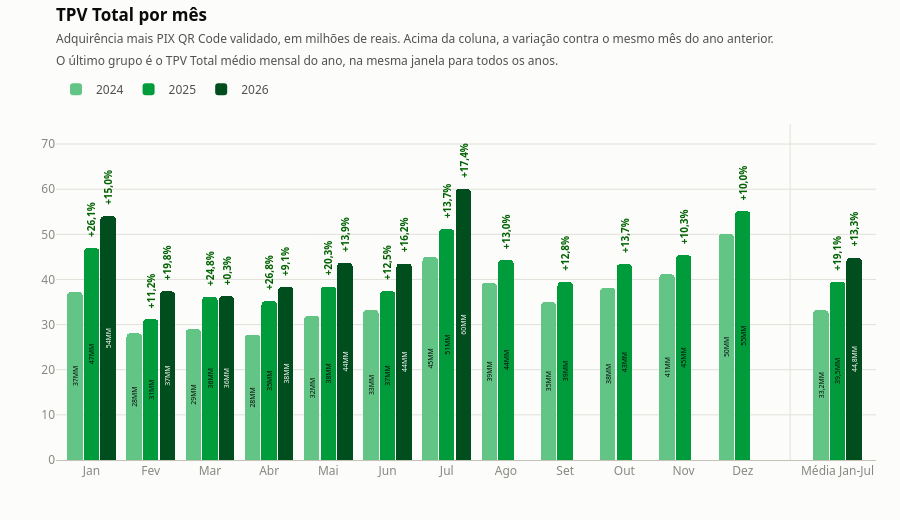

Notebook cell for this chart:
### Markdown cell above
## 5. Analises de TPV

### 5.1 Evolucao mensal do TPV Total

### Code cell
# =============================================================================
# 5. ANALISES DE TPV
# =============================================================================
# 5.1 Evolucao mensal do TPV Total
# -----------------------------------------------------------------------------
# Mesmo formato dos indicadores de carteira: colunas agrupadas por mes, uma por
# ano, e a media mensal do ano fechando o grafico. Aqui o valor e monetario,
# entao a matriz e levada para MILHOES de reais - assim o eixo e os rotulos ficam
# legiveis e a variacao percentual, que e razao, nao muda.
#
# Paleta verde da bandeira do Brasil (#009c3b no passo do meio), validada como
# rampa ordinal: passo mais claro em 2,08:1 de contraste contra a superficie
# (piso 2,0) e passos vizinhos a dE 15,1 e 24,8 em visao normal, 14,2 e 23,4 sob
# simulacao de daltonismo (pisos 15 e 8).

MILHAO = 1e6


def em_milhoes(valor, casas=0):
    """Rotulo monetario compacto: 50 milhoes vira '50MM'."""
    return f"{_br(valor, casas)}MM"


matriz_tpv = matriz_ano_mes(df, "tpv_total") / MILHAO
media_tpv, _, janela_tpv = media_ytd(matriz_tpv)
rotulo_tpv = f"Média Jan-{MESES_PT[janela_tpv[-1] - 1]}"

fig_tpv_total = grafico_colunas_ano(
    matriz_tpv, paleta="verde_bandeira",
    titulo="TPV Total por mês",
    subtitulo="Adquirência mais PIX QR Code validado, em milhões de reais. "
              "Acima da coluna, a variação contra o mesmo mês do ano anterior.<br>"
              "O último grupo é o TPV Total médio mensal do ano, na mesma janela "
              "para todos os anos.",
    ytd=media_tpv, rotulo_ytd=rotulo_tpv, formato=em_milhoes)

print("TPV Total por ano e mês (R$ milhões):")
print(tabela_apoio(matriz_tpv, media_tpv, rotulo_ytd=rotulo_tpv))

print("\nVariação contra o mesmo mês do ano anterior (%):")
_variacao = (matriz_tpv.pct_change() * 100).round(1)
_variacao[rotulo_tpv] = (media_tpv.pct_change() * 100).round(1)
_variacao.columns = MESES_PT + [rotulo_tpv]
print(_variacao.to_string(na_rep="-"))

fig_tpv_total

### Figure 1 — Plotly figure (JSON) as saved in the notebook; plotly's stock layout.template omitted (floating-point values rounded to 4 significant figures)
{"data": [{"cliponaxis": false, "customdata": [["Jan", 2024], ["Fev", 2024], ["Mar", 2024], ["Abr", 2024], ["Mai", 2024], ["Jun", 2024], ["Jul", 2024], ["Ago", 2024], ["Set", 2024], ["Out", 2024], ["Nov", 2024], ["Dez", 2024]], "hovertemplate": "<b>%{customdata[0]}/%{customdata[1]}</b><br>%{y:,.0f}<extra></extra>", "insidetextanchor": "middle", "marker": {"color": "#62c586", "cornerradius": 4, "line": {"width": 0}}, "name": "2024", "text": ["37MM", "28MM", "29MM", "28MM", "32MM", "33MM", "45MM", "39MM", "35MM", "38MM", "41MM", "50MM"], "textangle": -90, "textfont": {"color": "#0b0b0b", "size": 11}, "textposition": "inside", "type": "bar", "width": 0.26, "x": [-0.28, 0.72, 1.72, 2.72, 3.72, 4.72, 5.72, 6.72, 7.72, 8.72, 9.72, 10.72], "y": [37.27, 28.06, 29.02, 27.74, 31.92, 33.28, 45.01, 39.24, 34.95, 38.16, 41.16, 50.1]}, {"cliponaxis": false, "hovertemplate": "<b>Média Jan-Jul 2024</b><br>%{y:,.1f}<extra></extra>", "insidetextanchor": "middle", "marker": {"color": "#62c586", "cornerradius": 4, "line": {"width": 0}}, "name": "2024", "showlegend": false, "text": ["33,2MM"], "textangle": -90, "textfont": {"color": "#0b0b0b", "size": 11}, "textposition": "inside", "type": "bar", "width": 0.26, "x": [12.32], "y": [33.19]}, {"cliponaxis": false, "customdata": [["Jan", 2025], ["Fev", 2025], ["Mar", 2025], ["Abr", 2025], ["Mai", 2025], ["Jun", 2025], ["Jul", 2025], ["Ago", 2025], ["Set", 2025], ["Out", 2025], ["Nov", 2025], ["Dez", 2025]], "hovertemplate": "<b>%{customdata[0]}/%{customdata[1]}</b><br>%{y:,.0f}<extra></extra>", "insidetextanchor": "middle", "marker": {"color": "#009c3b", "cornerradius": 4, "line": {"width": 0}}, "name": "2025", "text": ["47MM", "31MM", "36MM", "35MM", "38MM", "37MM", "51MM", "44MM", "39MM", "43MM", "45MM", "55MM"], "textangle": -90, "textfont": {"color": "#0b0b0b", "size": 11}, "textposition": "inside", "type": "bar", "width": 0.26, "x": [0, 1, 2, 3, 4, 5, 6, 7, 8, 9, 10, 11], "y": [46.98, 31.21, 36.2, 35.17, 38.4, 37.45, 51.15, 44.36, 39.44, 43.4, 45.4, 55.11]}, {"cliponaxis": false, "hovertemplate": "<b>Média Jan-Jul 2025</b><br>%{y:,.1f}<extra></extra>", "insidetextanchor": "middle", "marker": {"color": "#009c3b", "cornerradius": 4, "line": {"width": 0}}, "name": "2025", "showlegend": false, "text": ["39,5MM"], "textangle": -90, "textfont": {"color": "#0b0b0b", "size": 11}, "textposition": "inside", "type": "bar", "width": 0.26, "x": [12.6], "y": [39.51]}, {"cliponaxis": false, "customdata": [["Jan", 2026], ["Fev", 2026], ["Mar", 2026], ["Abr", 2026], ["Mai", 2026], ["Jun", 2026], ["Jul", 2026], ["Ago", 2026], ["Set", 2026], ["Out", 2026], ["Nov", 2026], ["Dez", 2026]], "hovertemplate": "<b>%{customdata[0]}/%{customdata[1]}</b><br>%{y:,.0f}<extra></extra>", "insidetextanchor": "middle", "marker": {"color": "#004d1d", "cornerradius": 4, "line": {"width": 0}}, "name": "2026", "text": ["54MM", "37MM", "36MM", "38MM", "44MM", "44MM", "60MM", "", "", "", "", ""], "textangle": -90, "textfont": {"color": "#ffffff", "size": 11}, "textposition": "inside", "type": "bar", "width": 0.26, "x": [0.28, 1.28, 2.28, 3.28, 4.28, 5.28, 6.28, 7.28, 8.28, 9.28, 10.28, 11.28], "y": [54.01, 37.37, 36.3, 38.37, 43.73, 43.53, 60.04, NaN, NaN, NaN, NaN, NaN]}, {"cliponaxis": false, "hovertemplate": "<b>Média Jan-Jul 2026</b><br>%{y:,.1f}<extra></extra>", "insidetextanchor": "middle", "marker": {"color": "#004d1d", "cornerradius": 4, "line": {"width": 0}}, "name": "2026", "showlegend": false, "text": ["44,8MM"], "textangle": -90, "textfont": {"color": "#ffffff", "size": 11}, "textposition": "inside", "type": "bar", "width": 0.26, "x": [12.88], "y": [44.76]}], "layout": {"annotations": [{"font": {"color": "#006300", "size": 10}, "showarrow": false, "text": "<b>+26,1%</b>", "textangle": -90, "x": 0, "xanchor": "center", "y": 46.98, "yanchor": "bottom", "yshift": 9}, {"font": {"color": "#006300", "size": 10}, "showarrow": false, "text": "<b>+11,2%</b>", "textangle": -90, "x": 1, "xanchor": "center", "y": 31.21, "yanchor": "bottom", "yshift": 9}, {"font": {"color": "#006300", "size": 10}, "showarrow": false, "text": "<b>+24,8%</b>", "textangle": -90, "x": 2, "xanchor": "center", "y": 36.2, "yanchor": "bottom", "yshift": 9}, {"font": {"color": "#006300", "size": 10}, "showarrow": false, "text": "<b>+26,8%</b>", "textangle": -90, "x": 3, "xanchor": "center", "y": 35.17, "yanchor": "bottom", "yshift": 9}, {"font": {"color": "#006300", "size": 10}, "showarrow": false, "text": "<b>+20,3%</b>", "textangle": -90, "x": 4, "xanchor": "center", "y": 38.4, "yanchor": "bottom", "yshift": 9}, {"font": {"color": "#006300", "size": 10}, "showarrow": false, "text": "<b>+12,5%</b>", "textangle": -90, "x": 5, "xanchor": "center", "y": 37.45, "yanchor": "bottom", "yshift": 9}, {"font": {"color": "#006300", "size": 10}, "showarrow": false, "text": "<b>+13,7%</b>", "textangle": -90, "x": 6, "xanchor": "center", "y": 51.15, "yanchor": "bottom", "yshift": 9}, {"font": {"color": "#006300", "size": 10}, "showarrow": false, "text": "<b>+13,0%</b>", "textangle": -90, "x": 7, "xanchor": "center", "y": 44.36, "yanchor": "bottom", "yshift": 9}, {"font": {"color": "#006300", "size": 10}, "showarrow": false, "text": "<b>+12,8%</b>", "textangle": -90, "x": 8, "xanchor": "center", "y": 39.44, "yanchor": "bottom", "yshift": 9}, {"font": {"color": "#006300", "size": 10}, "showarrow": false, "text": "<b>+13,7%</b>", "textangle": -90, "x": 9, "xanchor": "center", "y": 43.4, "yanchor": "bottom", "yshift": 9}, {"font": {"color": "#006300", "size": 10}, "showarrow": false, "text": "<b>+10,3%</b>", "textangle": -90, "x": 10, "xanchor": "center", "y": 45.4, "yanchor": "bottom", "yshift": 9}, {"font": {"color": "#006300", "size": 10}, "showarrow": false, "text": "<b>+10,0%</b>", "textangle": -90, "x": 11, "xanchor": "center", "y": 55.11, "yanchor": "bottom", "yshift": 9}, {"font": {"color": "#006300", "size": 10}, "showarrow": false, "text": "<b>+19,1%</b>", "textangle": -90, "x": 12.6, "xanchor": "center", "y": 39.51, "yanchor": "bottom", "yshift": 9}, {"font": {"color": "#006300", "size": 10}, "showarrow": false, "text": "<b>+15,0%</b>", "textangle": -90, "x": 0.28, "xanchor": "center", "y": 54.01, "yanchor": "bottom", "yshift": 9}, {"font": {"color": "#006300", "size": 10}, "showarrow": false, "text": "<b>+19,8%</b>", "textangle": -90, "x": 1.28, "xanchor": "center", "y": 37.37, "yanchor": "bottom", "yshift": 9}, {"font": {"color": "#006300", "size": 10}, "showarrow": false, "text": "<b>+0,3%</b>", "textangle": -90, "x": 2.28, "xanchor": "center", "y": 36.3, "yanchor": "bottom", "yshift": 9}, {"font": {"color": "#006300", "size": 10}, "showarrow": false, "text": "<b>+9,1%</b>", "textangle": -90, "x": 3.28, "xanchor": "center", "y": 38.37, "yanchor": "bottom", "yshift": 9}, {"font": {"color": "#006300", "size": 10}, "showarrow": false, "text": "<b>+13,9%</b>", "textangle": -90, "x": 4.28, "xanchor": "center", "y": 43.73, "yanchor": "bottom", "yshift": 9}, {"font": {"color": "#006300", "size": 10}, "showarrow": false, "text": "<b>+16,2%</b>", "textangle": -90, "x": 5.28, "xanchor": "center", "y": 43.53, "yanchor": "bottom", "yshift": 9}, {"font": {"color": "#006300", "size": 10}, "showarrow": false, "text": "<b>+17,4%</b>", "textangle": -90, "x": 6.28, "xanchor": "center", "y": 60.04, "yanchor": "bottom", "yshift": 9}, {"font": {"color": "#006300", "size": 10}, "showarrow": false, "text": "<b>+13,3%</b>", "textangle": -90, "x": 12.88, "xanchor": "center", "y": 44.76, "yanchor": "bottom", "yshift": 9}], "bargap": 0, "barmode": "overlay", "font": {"color": "#52514e", "family": "system-ui, -apple-system, \"Segoe UI\", sans-serif", "size": 12}, "height": 520, "hoverlabel": {"bgcolor": "#fcfcfb", "bordercolor": "#c3c2b7", "font": {"color": "#0b0b0b"}}, "legend": {"font": {"color": "#52514e"}, "orientation": "h", "title": {"text": ""}, "x": 0, "xanchor": "left", "y": 1.06, "yanchor": "bottom"}, "margin": {"b": 60, "l": 56, "r": 24, "t": 124}, "paper_bgcolor": "#fcfcfb", "plot_bgcolor": "#fcfcfb", "separators": ",.", "shapes": [{"line": {"color": "#e1e0d9", "width": 1}, "type": "line", "x0": 11.8, "x1": 11.8, "xref": "x", "y0": 0, "y1": 1, "yref": "y domain"}], "title": {"font": {"color": "#0b0b0b", "size": 17}, "text": "<b>TPV Total por mês</b><br><span style='font-size:12px;color:#52514e'>Adquirência mais PIX QR Code validado, em milhões de reais. Acima da coluna, a variação contra o mesmo mês do ano anterior.<br>O último grupo é o TPV Total médio mensal do ano, na mesma janela para todos os anos.</span>", "x": 0, "xref": "paper", "y": 0.96}, "xaxis": {"linecolor": "#c3c2b7", "range": [-0.6, 13.25], "showgrid": false, "tickfont": {"color": "#898781"}, "tickmode": "array", "ticktext": ["Jan", "Fev", "Mar", "Abr", "Mai", "Jun", "Jul", "Ago", "Set", "Out", "Nov", "Dez", "Média Jan-Jul"], "tickvals": [0, 1, 2, 3, 4, 5, 6, 7, 8, 9, 10, 11, 12.6], "zeroline": false}, "yaxis": {"gridcolor": "#e1e0d9", "range": [0, 74.44], "showline": false, "tickfont": {"color": "#898781"}, "tickformat": ",", "title": {}, "zeroline": false}}}
